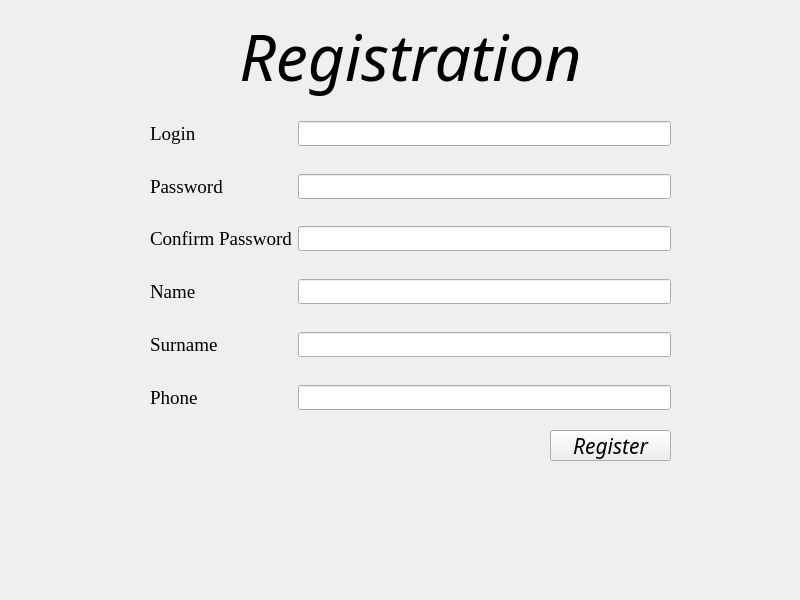
<?xml version="1.0" encoding="UTF-8"?>
<ui version="4.0">
 <class>Registration</class>
 <widget class="QWidget" name="Registration">
  <property name="geometry">
   <rect>
    <x>0</x>
    <y>0</y>
    <width>800</width>
    <height>600</height>
   </rect>
  </property>
  <property name="sizePolicy">
   <sizepolicy hsizetype="Fixed" vsizetype="Fixed">
    <horstretch>0</horstretch>
    <verstretch>0</verstretch>
   </sizepolicy>
  </property>
  <property name="minimumSize">
   <size>
    <width>800</width>
    <height>600</height>
   </size>
  </property>
  <property name="maximumSize">
   <size>
    <width>800</width>
    <height>600</height>
   </size>
  </property>
  <property name="windowTitle">
   <string>Kateframe</string>
  </property>
  <widget class="QLabel" name="label">
   <property name="geometry">
    <rect>
     <x>160</x>
     <y>0</y>
     <width>501</width>
     <height>111</height>
    </rect>
   </property>
   <property name="font">
    <font>
     <family>Monotype Corsiva</family>
     <pointsize>48</pointsize>
     <italic>true</italic>
    </font>
   </property>
   <property name="text">
    <string>Registration</string>
   </property>
   <property name="alignment">
    <set>Qt::AlignCenter</set>
   </property>
  </widget>
  <widget class="QWidget" name="layoutWidget">
   <property name="geometry">
    <rect>
     <x>150</x>
     <y>110</y>
     <width>521</width>
     <height>311</height>
    </rect>
   </property>
   <layout class="QHBoxLayout" name="horizontalLayout">
    <item>
     <layout class="QVBoxLayout" name="verticalLayout_2">
      <item>
       <widget class="QLabel" name="label_2">
        <property name="font">
         <font>
          <family>Times New Roman</family>
          <pointsize>14</pointsize>
         </font>
        </property>
        <property name="text">
         <string>Login</string>
        </property>
       </widget>
      </item>
      <item>
       <widget class="QLabel" name="label_3">
        <property name="font">
         <font>
          <family>Times New Roman</family>
          <pointsize>14</pointsize>
         </font>
        </property>
        <property name="text">
         <string>Password</string>
        </property>
       </widget>
      </item>
      <item>
       <widget class="QLabel" name="label_4">
        <property name="font">
         <font>
          <family>Times New Roman</family>
          <pointsize>14</pointsize>
         </font>
        </property>
        <property name="text">
         <string>Confirm Password</string>
        </property>
       </widget>
      </item>
      <item>
       <widget class="QLabel" name="label_5">
        <property name="font">
         <font>
          <family>Times New Roman</family>
          <pointsize>14</pointsize>
         </font>
        </property>
        <property name="text">
         <string>Name</string>
        </property>
       </widget>
      </item>
      <item>
       <widget class="QLabel" name="label_7">
        <property name="font">
         <font>
          <family>Times New Roman</family>
          <pointsize>14</pointsize>
         </font>
        </property>
        <property name="text">
         <string>Surname</string>
        </property>
       </widget>
      </item>
      <item>
       <widget class="QLabel" name="label_6">
        <property name="font">
         <font>
          <family>Times New Roman</family>
          <pointsize>14</pointsize>
         </font>
        </property>
        <property name="text">
         <string>Phone</string>
        </property>
       </widget>
      </item>
     </layout>
    </item>
    <item>
     <layout class="QVBoxLayout" name="verticalLayout">
      <item alignment="Qt::AlignVCenter">
       <widget class="QLineEdit" name="loginEdit">
        <property name="minimumSize">
         <size>
          <width>0</width>
          <height>25</height>
         </size>
        </property>
        <property name="alignment">
         <set>Qt::AlignLeading|Qt::AlignLeft|Qt::AlignVCenter</set>
        </property>
       </widget>
      </item>
      <item alignment="Qt::AlignVCenter">
       <widget class="QLineEdit" name="passwordEdit">
        <property name="minimumSize">
         <size>
          <width>0</width>
          <height>25</height>
         </size>
        </property>
        <property name="echoMode">
         <enum>QLineEdit::Password</enum>
        </property>
        <property name="alignment">
         <set>Qt::AlignLeading|Qt::AlignLeft|Qt::AlignVCenter</set>
        </property>
       </widget>
      </item>
      <item alignment="Qt::AlignVCenter">
       <widget class="QLineEdit" name="passwordEdit_2">
        <property name="minimumSize">
         <size>
          <width>0</width>
          <height>25</height>
         </size>
        </property>
        <property name="echoMode">
         <enum>QLineEdit::Password</enum>
        </property>
        <property name="alignment">
         <set>Qt::AlignLeading|Qt::AlignLeft|Qt::AlignVCenter</set>
        </property>
       </widget>
      </item>
      <item alignment="Qt::AlignVCenter">
       <widget class="QLineEdit" name="nameEdit">
        <property name="minimumSize">
         <size>
          <width>0</width>
          <height>25</height>
         </size>
        </property>
        <property name="inputMask">
         <string/>
        </property>
        <property name="frame">
         <bool>true</bool>
        </property>
        <property name="alignment">
         <set>Qt::AlignLeading|Qt::AlignLeft|Qt::AlignVCenter</set>
        </property>
        <property name="clearButtonEnabled">
         <bool>false</bool>
        </property>
       </widget>
      </item>
      <item alignment="Qt::AlignVCenter">
       <widget class="QLineEdit" name="surnameEdit">
        <property name="minimumSize">
         <size>
          <width>0</width>
          <height>25</height>
         </size>
        </property>
        <property name="alignment">
         <set>Qt::AlignLeading|Qt::AlignLeft|Qt::AlignVCenter</set>
        </property>
       </widget>
      </item>
      <item alignment="Qt::AlignVCenter">
       <widget class="QLineEdit" name="phoneEdit">
        <property name="minimumSize">
         <size>
          <width>0</width>
          <height>25</height>
         </size>
        </property>
        <property name="alignment">
         <set>Qt::AlignLeading|Qt::AlignLeft|Qt::AlignVCenter</set>
        </property>
       </widget>
      </item>
     </layout>
    </item>
   </layout>
  </widget>
  <widget class="QPushButton" name="registerButton">
   <property name="geometry">
    <rect>
     <x>550</x>
     <y>430</y>
     <width>121</width>
     <height>31</height>
    </rect>
   </property>
   <property name="font">
    <font>
     <family>Monotype Corsiva</family>
     <pointsize>16</pointsize>
     <italic>true</italic>
    </font>
   </property>
   <property name="text">
    <string>Register</string>
   </property>
  </widget>
 </widget>
 <resources/>
 <connections/>
</ui>
